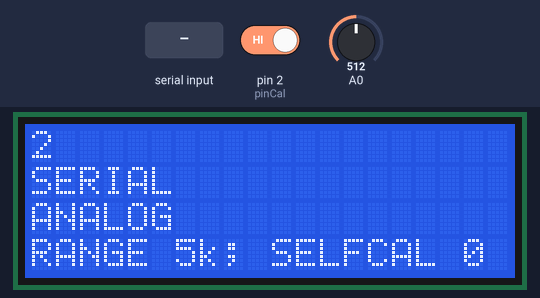
Simulated run of this sketch. Board: Arduino Uno, built with avr-gcc and run on an emulated ATmega328P. On the bench: 20×4 character LCD. Inputs (shaded band) come from the test bench; at power-on: pin 2 (pinCal) HIGH, A0 = 512. What the sketch prints to the serial monitor is not drawn.

Above: at 2.8 s.
2.9 s: pin 2 (pinCal) driven LOW
At 4.6 s:
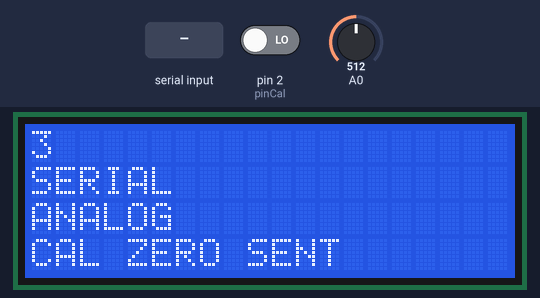
5.9 s: "1" received over the second serial link
At 7.5 s:
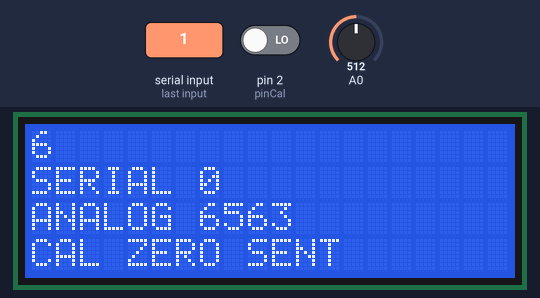
Timing chart, 0 to 9.0 s (numbered marks = the images above; inputs shaded):
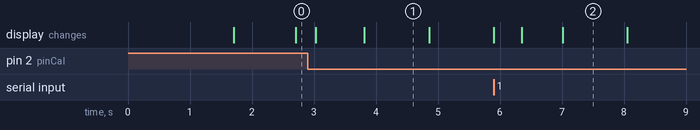

Measured:
- after the input at 2.9 s, the display: first changes after 0.13 s (image 1 shows a later state)
- what the display in image 1 shows lasts 1.1 s, from 3.8 s to 4.9 s

The sketch:

mh-z14a-configurator.ino
```cpp
#include <LiquidCrystal_I2C.h>
#include <SoftwareSerial.h>
#include <Wire.h>

const int pinCal = 2;

SoftwareSerial mSerial(7, 6);  // RX, TX
LiquidCrystal_I2C lcd(0x27, 20, 4);
// set the LCD address to 0x27 for a 16 chars and 2 line display

const byte setRange[] = {0xff, 0x01, 0x99, 0,   0,
                         0,    0x13, 0x88, 0xcb};  // 5000ppm

const byte calZero[] = {0xff, 0x01, 0x87, 0, 0, 0, 0, 0, 0x78};

const byte offSelfCal[] = {0xff, 0x01, 0x79, 0, 0, 0, 0, 0, 0x86};

void setup() {
  Serial.begin(57600);

  Serial.println("Goodnight moon!");

  Wire.setClock(100000);

  lcd.init();  // initialize the lcd
  lcd.init();
  lcd.backlight();
  lcd.home();
  lcd.print("init");

  pinMode(pinCal, INPUT);

  mSerial.begin(9600);
  mSerial.setTimeout(10);

  lcd.setCursor(0, 1);
  lcd.print("SERIAL");
  lcd.setCursor(0, 2);
  lcd.print("ANALOG");

  delay(1000);

  mSerial.write(setRange, 9);
  delay(500);
  mSerial.write(offSelfCal, 9);
  lcd.setCursor(0, 3);
  lcd.print("RANGE 5k; SELFCAL 0");

  lcd.home();
  lcd.print("     ");
}

void loop() {  // run over and over
  if (mSerial.available()) {
    byte recv[9] = {0};
    mSerial.readBytes(recv, 9);
    //    Serial.print('>');
    //    for(byte i = 0; i < 9; i++) Serial.print(recv[i],HEX);
    //    Serial.println();
    uint16_t ser = recv[2] * 256 + recv[3];
    Serial.print("ser: ");
    Serial.println(ser);
    double raw = analogRead(A0);
    delay(100);
    raw += analogRead(A0);
    delay(100);
    raw += analogRead(A0);
    delay(100);
    raw += analogRead(A0);
    raw = raw / 4;
    raw = raw * 5.0 / 1024.0;
    raw = (raw - 0.4) * 5000 / 1.6;
    uint16_t ana = round(raw);
    Serial.print("ana: ");
    Serial.println(ana);

    lcd.setCursor(7, 1);
    lcd.print(ser);
    lcd.print("    ");
    lcd.setCursor(7, 2);
    lcd.print(ana);
    lcd.print("    ");
  }

  static uint32_t last_meas = 0;
  if (millis() - last_meas >= 1000) {
    last_meas = millis();
    byte readCo2[] = {0xff, 0x01, 0x86, 0, 0, 0, 0, 0, 0x79};
    mSerial.write(readCo2, 9);
    //    Serial.println("polled");
    lcd.home();
    lcd.print((unsigned int)(last_meas / 1000));
  }

  if (!digitalRead(pinCal)) {
    delay(100);
    if (!digitalRead(pinCal)) {
      mSerial.write(calZero, 9);
      lcd.setCursor(0, 3);
      lcd.print("CAL ZERO SENT       ");
    }
  }
}
```
